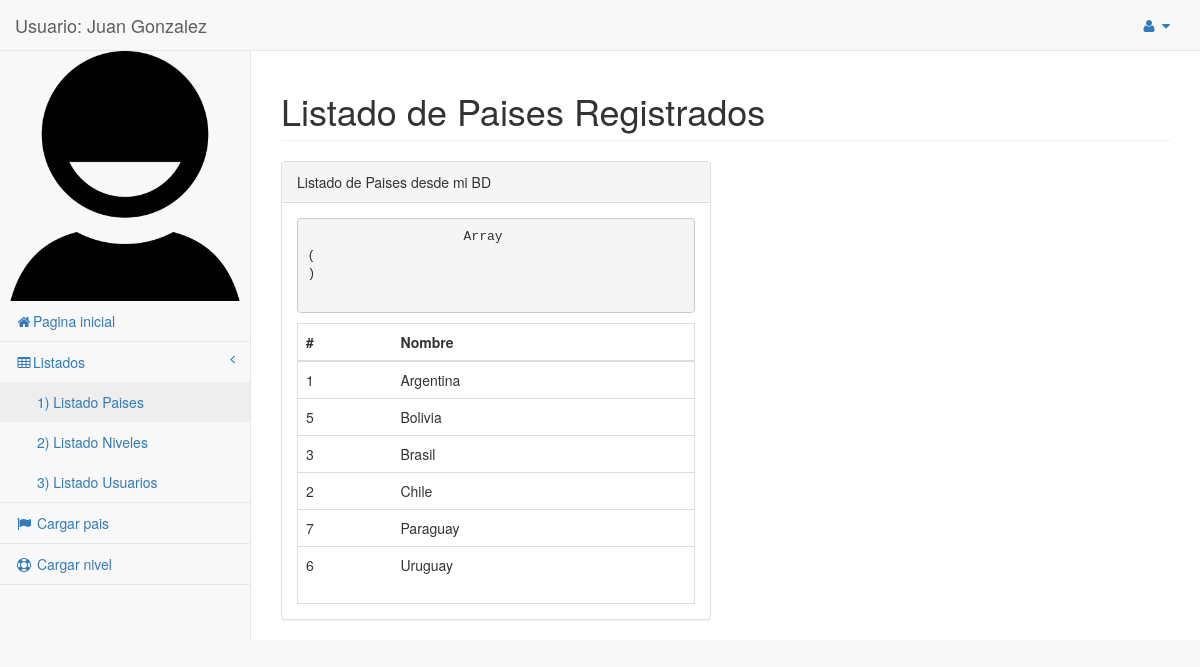
The page /listado_paises1.php (signed in) on the database its author committed.
### tables this page shows
CREATE TABLE IF NOT EXISTS `paises` (
  `id` int(11) NOT NULL AUTO_INCREMENT,
  `denominacion` varchar(50) NOT NULL,
  PRIMARY KEY (`id`)
);

### funciones/select_paises.php (called while the page is built)
<?php
function Listar_Paises($vConexion) {
    $Listado=array();
    $SQL = "SELECT * FROM paises ORDER BY denominacion";
     $rs = mysqli_query($vConexion, $SQL);
     $i=0;
    while ($data = mysqli_fetch_array($rs)) {
            $Listado[$i]['ID'] = $data['id'];
            $Listado[$i]['NOMBRE'] = $data['denominacion'];
            $i++;
    }
    return $Listado;
}

### listado_paises1.php (the view, shortened to what this page needs)
<?php
$MiConexion = ConexionBD();
require_once 'funciones/select_paises.php';
$ListadoPaises = Listar_Paises($MiConexion);
$CantidadPaises = count($ListadoPaises);
?>
<?php require_once 'header.inc.php'; ?>
</head>
<body>
    <div id="wrapper">
        <nav class="navbar navbar-default navbar-static-top" role="navigation" style="margin-bottom: 0">
            <div class="navbar-header">
                <a class="navbar-brand" href="index.php">
                Usuario:  <?php echo $_SESSION['Usuario_Nombre'].' '.$_SESSION['Usuario_Apellido']; ?>
                </a>
            </div>
            <?php require_once 'user.inc.php'; ?>
            <?php require_once 'menu.inc.php'; ?>
        </nav>
        <div id="page-wrapper">
            <div class="row">
                <div class="col-lg-12">
                    <h1 class="page-header">Listado de Paises Registrados</h1>
                </div>
            </div>
            <div class="row">
                <div class="col-lg-6">
                    <div class="panel panel-default">
                        <div class="panel-heading">
                            Listado de Paises desde mi BD
                        </div>
                        <div class="panel-body">
                        <pre>
                    <?php print_r($_POST) ?>
                    </pre>
                            <div class="table-responsive table-bordered">
                                <table class="table">
                                    <thead>
                                        <tr>
                                            <th>#</th>
                                            <th>Nombre</th>
                                        </tr>
                                    </thead>
                                    <tbody>
                                        <?php for ($i=0; $i<$CantidadPaises; $i++) { ?>
                                            <tr>
                                            <td><?php echo $ListadoPaises[$i]['ID']; ?></td>
                                            <td><?php echo $ListadoPaises[$i]['NOMBRE']; ?></td>
                                            </tr>
                                        <?php } ?>
                                    </tbody>
                                </table>
                            </div>
                        </div>
                    </div>
                </div>
            </div>
                </div>
            </div>
<?php require_once 'footer.inc.php'; ?>

### header.inc.php (shortened to what this page needs)
<!DOCTYPE html>
<html lang="en">
<head>
    <link href="vendor/bootstrap/css/bootstrap.css" rel="stylesheet">
    <link href="vendor/metisMenu/metisMenu.min.css" rel="stylesheet">
    <link href="dist/css/sb-admin-2.css" rel="stylesheet">
    <link href="vendor/font-awesome/css/font-awesome.min.css" rel="stylesheet" type="text/css">

### user.inc.php (shortened to what this page needs)
<ul class="nav navbar-top-links navbar-right">
                <li class="dropdown">
                    <a class="dropdown-toggle" data-toggle="dropdown" href="#">
                        <i class="fa fa-user fa-fw"></i> <i class="fa fa-caret-down"></i>
                    </a>
                </li>
</ul>

### menu.inc.php
<div class="navbar-default sidebar" role="navigation">
    <div class="sidebar-nav navbar-collapse">
        <ul class="nav" id="side-menu">
            <span>
                <img alt="Image placeholder" class="img-responsive" src="dist/img/users/<?php echo $_SESSION['Usuario_Img']; ?>" />
            </span>
            <li>
                <a href="index.php"> <i class="fa fa-home fa-fw"></i>Pagina inicial</a>
            </li>
            <li>
                <a href="#"><i class="fa fa-table fa-fw"></i>Listados <span class="fa arrow"></span></a>
                <ul class="nav nav-second-level collapse">
                    <li>
                        <a href="listado_paises1.php">1) Listado Paises</a>
                    </li>
                    <li>
                        <a href="listado_niveles1.php">2) Listado Niveles </a>
                    </li>
                    <li>
                        <a href="listado_usuarios.php">3) Listado Usuarios </a>
                    </li>
                </ul>
            </li>
            <li>
                <a href="insertar_pais.php"><i class="fa fa-flag fa-fw"></i> Cargar pais</a>
            </li>
            <li>
                <a href="insertar_nivel.php"><i class="fa fa-support fa-fw"></i> Cargar nivel</a>
            </li>
        </ul>
    </div>
</div>

### footer.inc.php (shortened to what this page needs)
</body>
</html>

### rows shown on the page
paises: id "1", denominacion "Argentina"
paises: id "5", denominacion "Bolivia"
paises: id "3", denominacion "Brasil"
paises: id "2", denominacion "Chile"
paises: id "7", denominacion "Paraguay"
paises: id "6", denominacion "Uruguay"

### other values the page prints
$_SESSION['Usuario_Nombre'] "Juan"
$_SESSION['Usuario_Apellido'] "Gonzalez"
